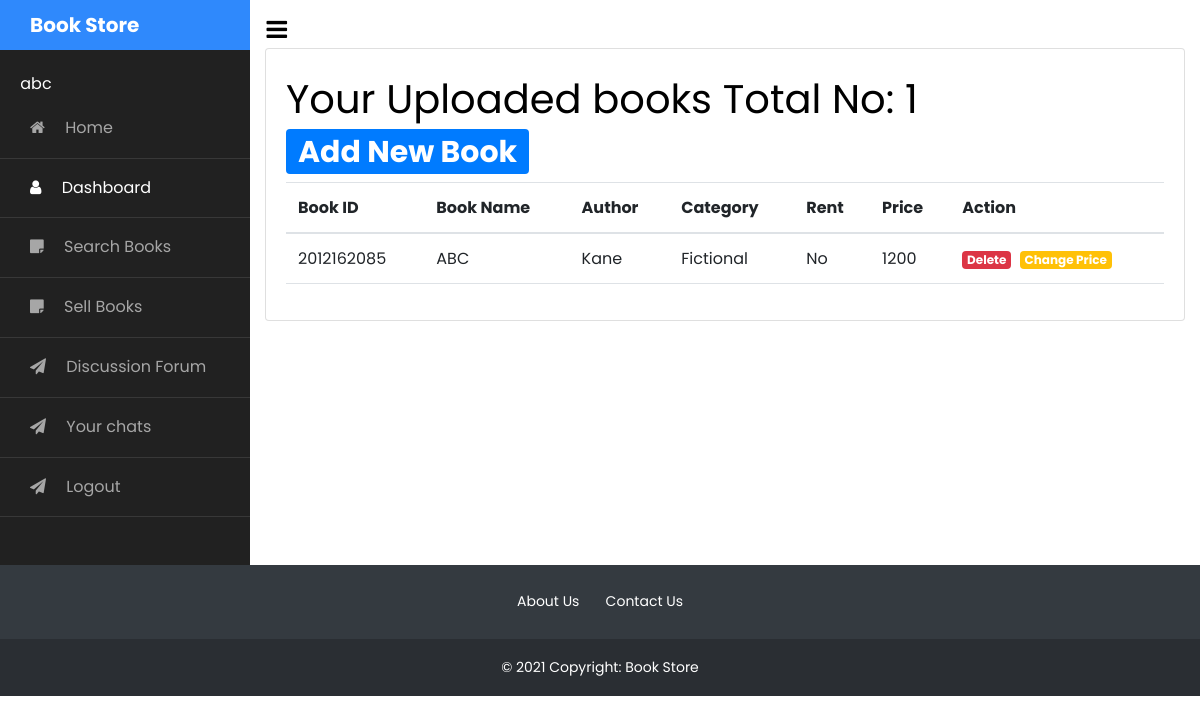
/dash.php (signed in), run on an earlier commit of the app's database.
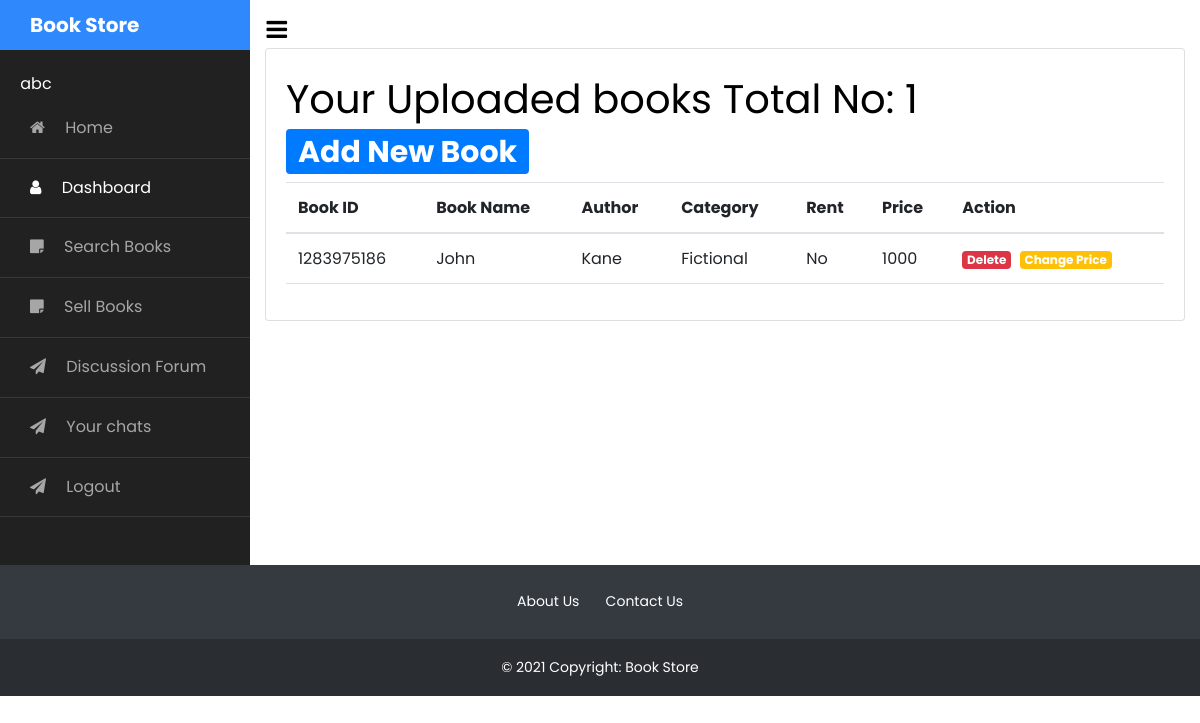
And on a later commit of the database.
### tables this page shows
CREATE TABLE IF NOT EXISTS `entrybook` (
  `uploaded_by` varchar(50) NOT NULL,
  `bookid` int NOT NULL,
  `book_name` varchar(200) NOT NULL,
  `book_image` varchar(250) NOT NULL,
  `author` varchar(100) NOT NULL,
  `rent` tinyint NOT NULL,
  `category` varchar(50) NOT NULL,
  `price` int NOT NULL
);

### dash.php (the view, shortened to what this page needs)
<?php
if (require('always.php'))
{
  $sql = "select name from register where email = '{$_SESSION['USERNAME']}'";
  $res = mysqli_query($conn,$sql);
  $custname = " ";
  while ($x = mysqli_fetch_assoc($res))
  {
  $custname = " ".$x['name'];
  }
}
?>
<html lang="en">
  <head>
    <link href="https://cdn.jsdelivr.net/npm/bootstrap@5.1.1/dist/css/bootstrap.min.css" rel="stylesheet">
		<link rel="stylesheet" href="https://stackpath.bootstrapcdn.com/font-awesome/4.7.0/css/font-awesome.min.css">
		<link rel="stylesheet" href="css/style.css">
  </head>
  <body>
    <div class="wrapper d-flex align-items-stretch">
			<nav id="sidebar">
				<div class="custom-menu">
					<button type="button" id="sidebarCollapse" class="btn btn-primary">
	          <i class="fa fa-bars"></i>
	        </button>
        </div>
	  		<h1><a href="index.html" class="logo"> Book Store</a></h1>
        <ul class="list-unstyled components mb-5">
        <li class="">
            <span class="fa fa-login mr-3"></span><?php echo $custname; ?>
          </li>
          <li >
            <a href="index.php"><span class="fa fa-home mr-3"></span> Home</a>
          </li>
          <li class="active">
              <a href="dash.php"><span class="fa fa-user mr-3"></span> Dashboard</a>
          </li>
          <li>
            <a href="buybooks.php"><span class="fa fa-sticky-note mr-3"></span> Search Books</a>
          </li>
          <li>
            <a href="sellbooks.php"><span class="fa fa-sticky-note mr-3"></span> Sell Books</a>
          </li>
          <li>
            <a href="forum.php"><span class="fa fa-paper-plane mr-3"></span> Discussion Forum</a>
          </li>
          <li>
            <a href="chat.php"><span class="fa fa-paper-plane mr-3"></span> Your chats</a>
          </li>
          <li>
            <a href="logout.php"><span class="fa fa-paper-plane mr-3"></span> Logout</a>
          </li>
        </ul>
    	</nav>
      <div class = "container mt-5">
      <div class = "card card-body">
      <?php
      $conn = mysqli_connect("localhost","root","","bookstore");
$cuby = "";
$sql = "select count(uploaded_by) as cuby from entrybook where uploaded_by = '{$_SESSION['USERNAME']}'";
$res = mysqli_query($conn,$sql);
while ($x = mysqli_fetch_assoc($res))
{
  $cuby = $x['cuby'];
}
      ?>
      <h1>Your Uploaded books Total No: <?php echo $cuby ?>&nbsp;&nbsp;<span class='badge bg-primary'><a href='sellbooks.php' >Add New Book</a></span>   </h1>
      <table class="table table-hover">
    <thead>
      <tr>
        <th>Book ID</th>
        <th>Book Name</th>
        <th>Author</th>
        <th>Category</th>
        <th>Rent</th>
        <th>Price</th>
        <th>Action</th>
      </tr>
    </thead>
    <tbody>
      <?php
$conn = mysqli_connect("localhost","root","","bookstore");
      $sql = "select * from entrybook where uploaded_by = '{$_SESSION['USERNAME']}'";
      $res = mysqli_query($conn,$sql);
      while ($row = mysqli_fetch_assoc($res))
      {
          $bname = $row['book_name'];
          $bid = $row['bookid'];
          $auth = $row['author'];
          $category = $row['category'];
          $price = $row['price'];
          $rent = $row['rent'];
          if ($category == 1){
            $category = "Fictional";
          }
          elseif ($category == 2)
          {
            $category = "Engineering";
          }
          if ($rent == 1)
          {
            $rent = "Yes";
          }
          else
          {
            $rent = "No";
          }
      ?>
<tr>
        <td><?php echo $bid ?></td>
        <td><?php echo $bname ?></td>
        <td><?php echo $auth ?></td>
        <td><?php echo $category ?></td>
        <td><?php echo $rent ?></td>
        <td><?php echo $price ?></td>
      <?php  echo "<td><span class='badge bg-danger'><a href='?type=delete&bid=$bid' >Delete</a></span>&nbsp;
      <span class='badge bg-warning'><a href='changeprice.php?&bid=$bid' >Change Price</a></span>
</td>"; ?>
      </tr>
     <?php } ?>
    </tbody>
  </table>
    </div>
    </div>
    </div>
    <footer class="bg-dark text-center text-white">
      <div class="container p-4 pb-0">
        <a href="">About Us</a>
        <a href="">Contact Us</a>
      </div>
      <div class="text-center p-3" style="background-color: rgba(0, 0, 0, 0.2);">
        © <script>document.write(new Date().getFullYear())</script> Copyright: Book Store
      </div>
    </footer>
  </body>
</html>

What changed in the data, as far as the page shows it:
removed entrybook: bookid "2012162085", book_name "ABC", author "Kane", category "Fictional", rent "No", price "1200"
added entrybook: bookid "1283975186", book_name "John", author "Kane", category "Fictional", rent "No", price "1000"
